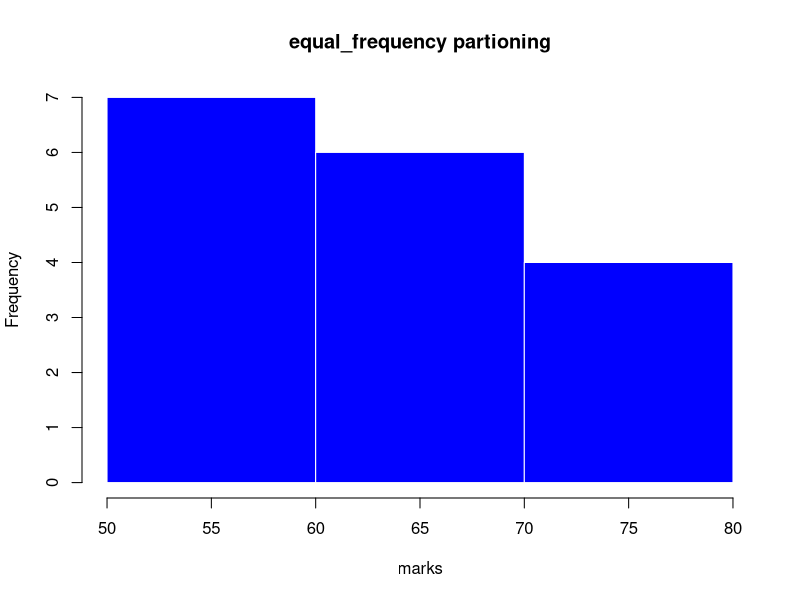
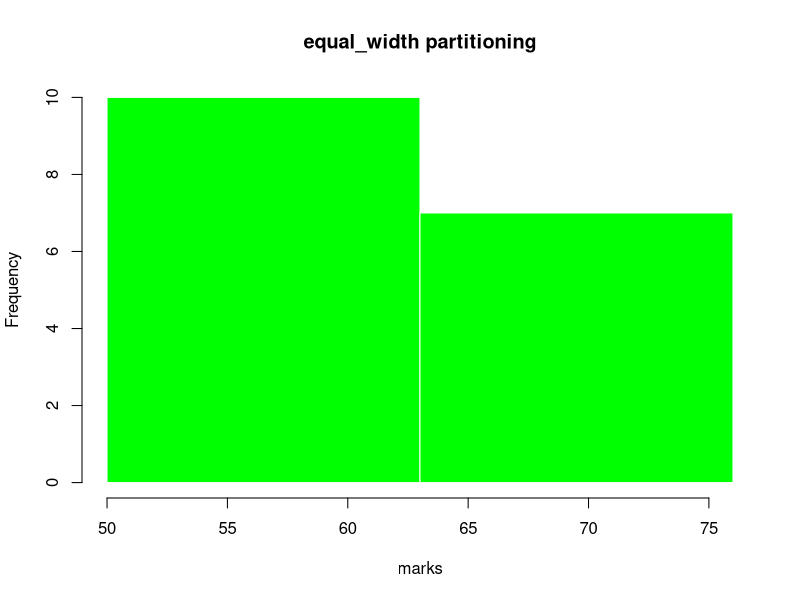

Generate these figures, in order, with R:
marks <- c(55,60,71,63,55,65,50,55,58,59,61,63,65,67,71,72,75)
num_bins_eq_freq <- 3
marks_eq_freq <- cut(marks,breaks= num_bins_eq_freq,labels=FALSE)
hist(marks,breaks=num_bins_eq_freq,main="equal_frequency partioning",xlab="marks",col="blue",border="white")
num_bins_eq_width <- 3
marks_eq_width <- cut(marks,breaks=seq(min(marks), max(marks)+1,length.out = num_bins_eq_width),labels=FALSE)
hist(marks,breaks = seq(min(marks),max(marks)+1,length.out = num_bins_eq_width),main="equal_width partitioning",xlab="marks",col="green",border="white")